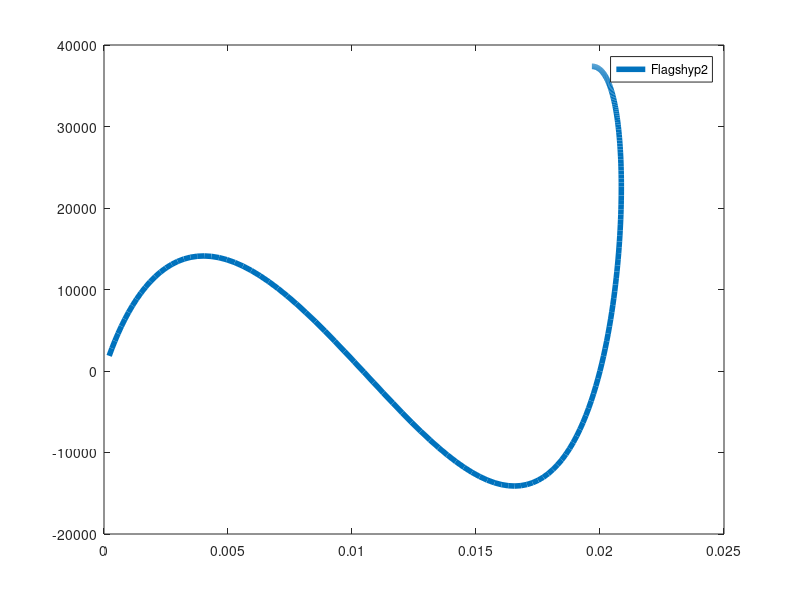

Reproduce this figure in MATLAB.

% Read Flagshyp file
file=fopen('nonlinear_solid_truss-results.txt','r');
formatSpec = '%e %e %e';
sizeA = [3 inf ];
A = fscanf(file,formatSpec,sizeA);
fclose(file);

% Read abaqus file
% file2=fopen('../abaqus3D/abaqus.rpt','r');
% line_ex = fgetl(file2);
% line_ex = fgetl(file2);
% line_ex = fgetl(file2);
% line_ex = fgetl(file2);
% formatSpec = '%e %e %e';
% sizeB = [3 inf ];
% B = fscanf(file2,formatSpec,sizeB);
% fclose(file2);

plot(A(2,:),A(3,:),'DisplayName','Flagshyp2','LineWidth',4)
hold on

%plot(A(1,:),B(2,:),'*','DisplayName','Flagshyp3','LineWidth',4)


legend('show')
%xlabel('Nominal Strain (lnV)')
%ylabel('Cauchy Stress (Pa)')